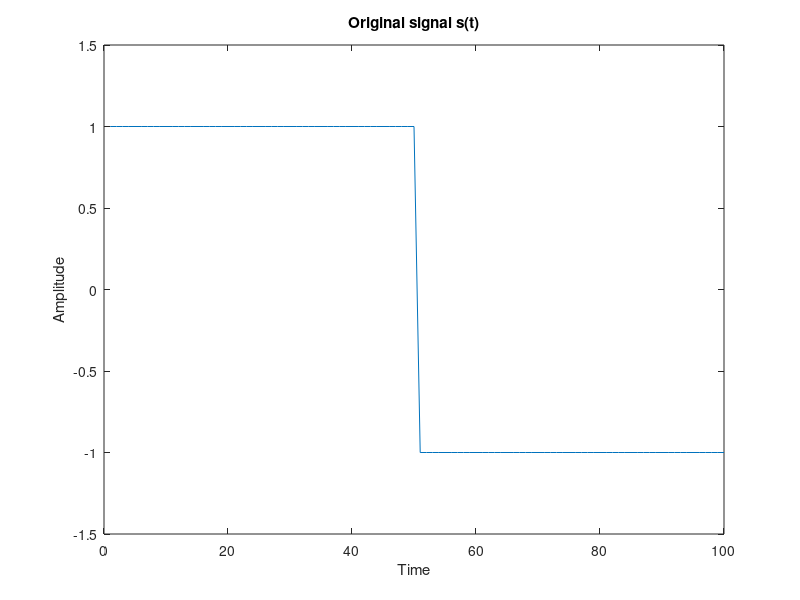
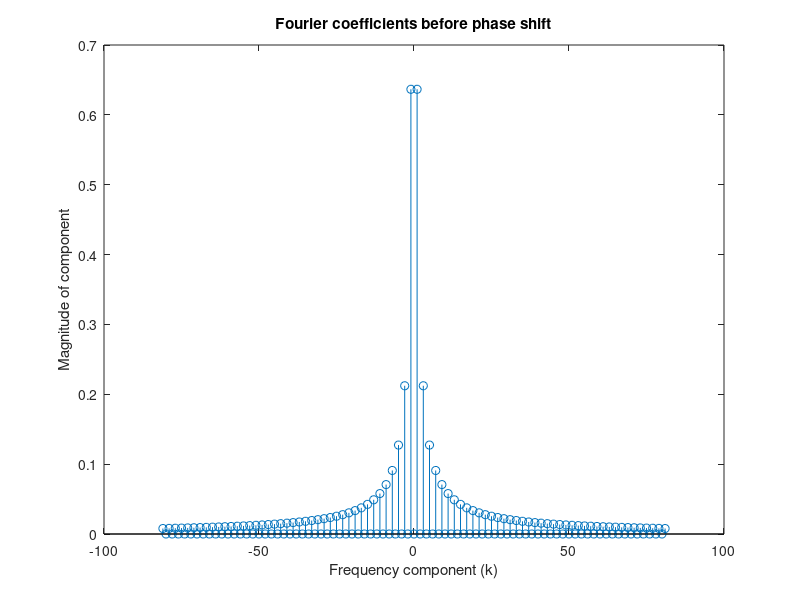
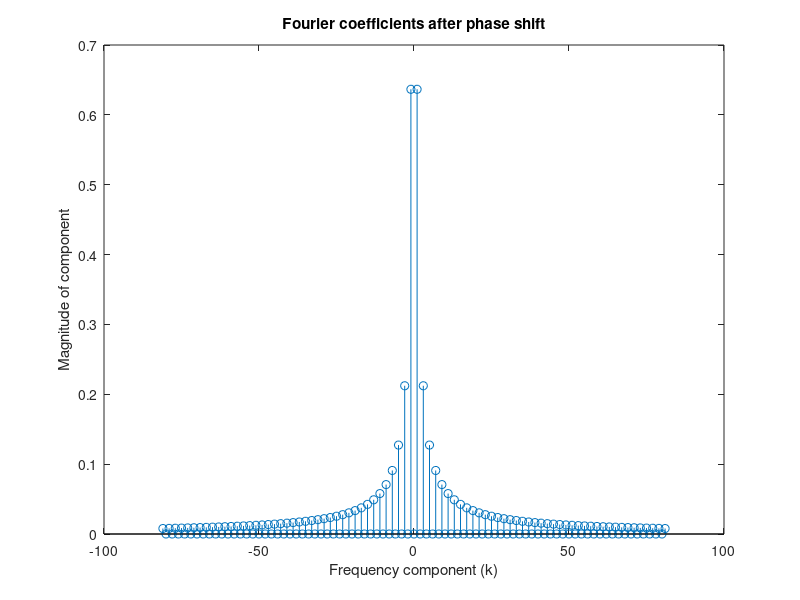
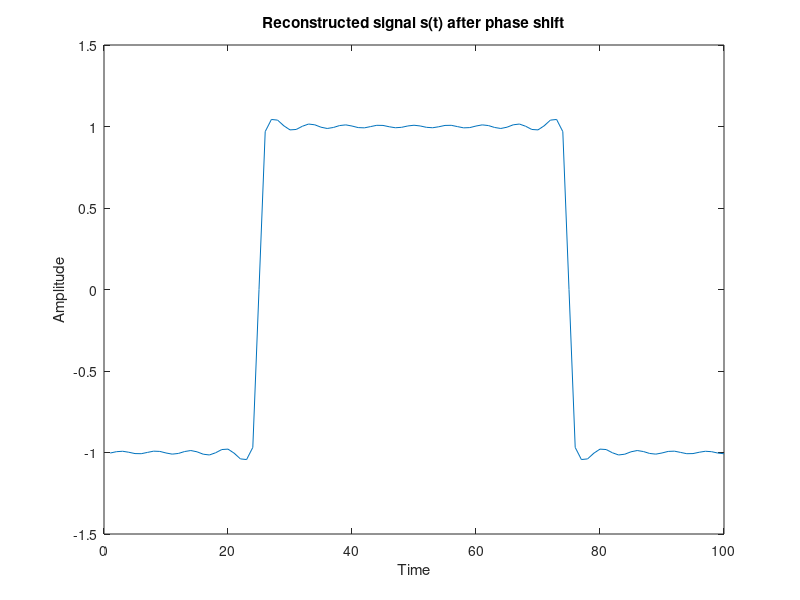

The MATLAB source for these figures, in order:
    
    

A = 1;
T = 100;
x = 1:T;
s = -A*ones(1, T);
s(1:(T/2)) = A;

h = figure;
plot(x,s);
ylabel('Amplitude');
xlabel('Time');
ylim([-A-0.5, A+0.5]);
title('Original signal s(t)');
print(h, '-dpng', 'original_signal.png');

%% Compute some of the Fourier coefficients
% These will be used also for reconstruction
cmax = 81;
kv = -cmax:cmax;
N = length(kv);
coef = zeros(N,1);
for i=1:N
    k = kv(i);
    if mod(k,2) ~= 0
        coef(i) = (2*A) / (j*pi*k);
    end
end

%% Plot  coefficients
h = figure;
stem(kv, abs(coef));
xlabel('Frequency component (k)');
ylabel('Magnitude of component');
title('Fourier coefficients before phase shift');
print(h, '-dpng', 'coefficients_before_pshift.png');

%% Shift spectrum in frequency
tshift = T/4;
scoef = zeros(N, 1);
for i=1:N
    scoef(i) = coef(i) * exp(-j*2*pi*kv(i)*tshift/T);
end    

%% Plot  coefficients
h = figure;
stem(kv, abs(scoef));
xlabel('Frequency component (k)');
ylabel('Magnitude of component');
title('Fourier coefficients after phase shift');
print(h, '-dpng', 'coefficients_after_pshift.png');


%% Reconstruct signal after phase shift
sr = zeros(1, T);
for t=1:T
    for i=1:N
        sr(t) = sr(t) + scoef(i)*exp(j*2*pi*kv(i)*t/T);
    end
end

h=figure;
plot(1:T, sr);
ylim([-A-0.5, A+0.5]);
title('Reconstructed signal s(t) after phase shift');
ylabel('Amplitude');
xlabel('Time');
print(h, '-dpng', 'reconstructed_signal_after_pshift.png');